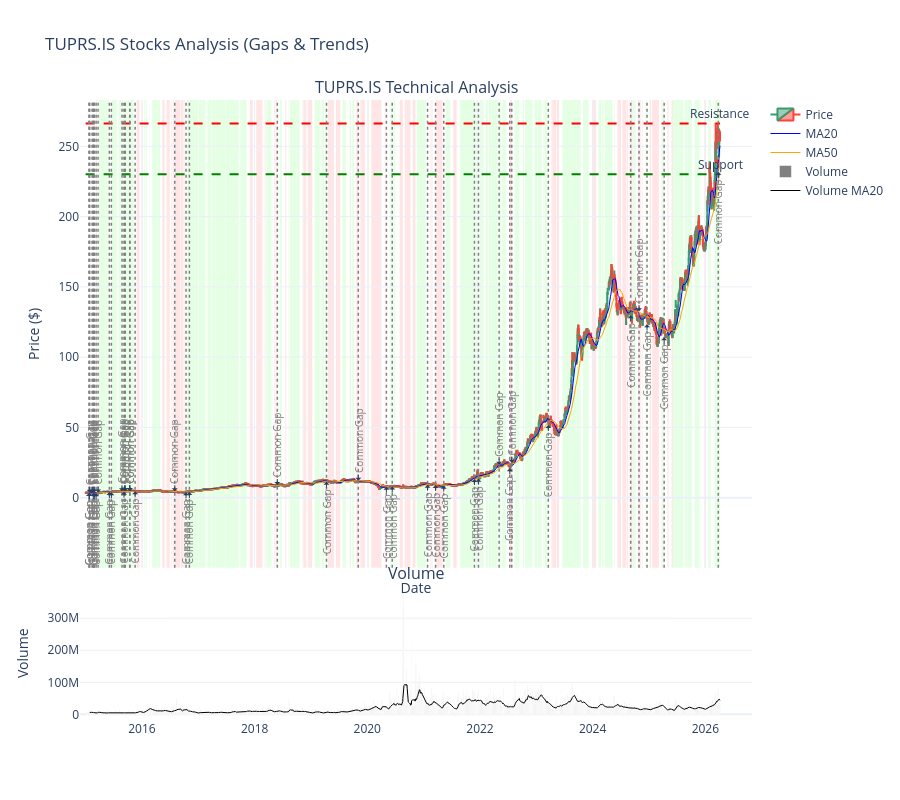

The notebook cell this image was saved under:
### Markdown cell above
## Son support ve resistance

### Code cell
import plotly.graph_objects as go
from plotly.subplots import make_subplots

# ==========================================
# GÖRSELLEŞTİRME (PLOTLY)
# ==========================================

print("\nGörselleştirme hazırlanıyor...")

# 1. Grafik Verisini Hazırla (Son dönem daha okunaklı olur)
plot_data_copy = data_copy.copy()  # Son 250 günü (yaklaşık 1 yıl) çizelim
# Eğer veri çoksa grafiği kasmaması için son kısmı seçmek iyidir.

# 2. Subplot oluştur (2 satır, 1 sütun: Üstte mumlar, altta hacim)
fig = make_subplots(rows=2, cols=1, shared_xaxes=True, 
                    vertical_spacing=0.03, subplot_titles=(f'{ticker} Technical Analysis', 'Volume'), 
                    row_width=[0.2, 0.7]) # Alt grafiği küçült


# --- A. ÜST GRAFİK (CANDLESTICK & GÖSTERGELER) ---

# Candlestick (Mum Grafiği)
fig.add_trace(go.Candlestick(x=plot_data_copy.index,
                open=plot_data_copy['Open'],
                high=plot_data_copy['High'],
                low=plot_data_copy['Low'],
                close=plot_data_copy['Close'],
                name='Price'), row=1, col=1)

# Hareketli Ortalamalar
fig.add_trace(go.Scatter(x=plot_data_copy.index, y=plot_data_copy['MA20'], name='MA20', line=dict(color='blue', width=1)), row=1, col=1)
fig.add_trace(go.Scatter(x=plot_data_copy.index, y=plot_data_copy['MA50'], name='MA50', line=dict(color='orange', width=1)), row=1, col=1)

# Support / Resistance Seviyeleri (Son günün değerlerini çizelim)
last_sup = plot_data_copy['rolling_support'].iloc[-1]
last_res = plot_data_copy['rolling_resistance'].iloc[-1]

fig.add_shape(type="line", x0=plot_data_copy.index[0], y0=last_sup, x1=plot_data_copy.index[-1], y1=last_sup,
            line=dict(color="green", width=2, dash="dash"), row=1, col=1)
fig.add_shape(type="line", x0=plot_data_copy.index[0], y0=last_res, x1=plot_data_copy.index[-1], y1=last_res,
            line=dict(color="red", width=2, dash="dash"), row=1, col=1)

# Destek/Direnç etiketlerini ekle
fig.add_annotation(x=plot_data_copy.index[-1], y=last_sup, text="Support", showarrow=False, yshift=10, row=1, col=1)
fig.add_annotation(x=plot_data_copy.index[-1], y=last_res, text="Resistance", showarrow=False, yshift=10, row=1, col=1)


# --- B. ARKA PLAN TREND RENKLENDİRMESİ ---

# Arka planı trend durumuna göre renklendirme (vrect)
current_trend = None
start_date = plot_data_copy.index[0]

for i in range(len(plot_data_copy)):
    date = plot_data_copy.index[i]
    trend = plot_data_copy['trend_short'].iloc[i]
    
    # Trend değiştiyse veya son barsak, bir önceki bölgeyi çiz
    if trend != current_trend or i == len(plot_data_copy) - 1:
        color = None
        if current_trend == 1: # Uptrend
            color = "rgba(0, 250, 0, 0.1)" # Çok açık yeşil
        elif current_trend == -1: # Downtrend
            color = "rgba(250, 0, 0, 0.1)" # Çok açık kırmızı
        
        # Renk varsa vrect ekle
        if color:
            fig.add_vrect(x0=start_date, x1=date, fillcolor=color, layer="below", line_width=0, row=1, col=1)
        
        # Yeni bölgeyi başlat
        start_date = date
        current_trend = trend


# --- C. GAPLERİ VURGULAMA VE ETİKETLEME ---

# Gap olan günleri filtrele
gaps_in_plot = plot_data_copy[plot_data_copy['is_gap'] & plot_data_copy['gap_type'].notna()]

# Gap tiplerine göre renkler
gap_colors = {
    "Common Gap": "gray",
    "Breakaway Gap": "blue",
    "Runaway Gap": "purple",
    "Exhaustion Gap": "orange"
}

for idx, gap in gaps_in_plot.iterrows():
    # Gap'in gerçekleştiği anı gösteren dikey çizgi
    gap_type = gap['gap_type']
    color = gap_colors.get(gap_type, "black") # Bilinmeyen tip olursa siyah yap
    
    fig.add_vline(x=idx, line_width=1.5, line_dash="dot", line_color=color, row=1, col=1)
    
    # Gap tipini yazan metin etiketi
    # Metni, gap yönüne göre mumun üstüne veya altına koy
    y_pos = gap['High'] * 1.02 if gap['gap_up'] else gap['Low'] * 0.98
    text_angle = -90 # Yazıyı dik yap
    
    fig.add_annotation(x=idx, y=y_pos, text=gap_type, showarrow=True, 
                        arrowhead=1, ax=0, ay=-40 if gap['gap_up'] else 40, # Ok yönü
                        font=dict(color=color, size=10), textangle=text_angle, row=1, col=1)


# --- D. ALT GRAFİK (HACİM) ---

# Hacim barları
fig.add_trace(go.Bar(x=plot_data_copy.index, y=plot_data_copy['Volume'], name='Volume', marker_color='gray'), row=2, col=1)
# Hacim MA
fig.add_trace(go.Scatter(x=plot_data_copy.index, y=plot_data_copy['VOL_MA20'], name='Volume MA20', line=dict(color='black', width=1)), row=2, col=1)


# --- E. GRAFİK AYARLARI ---

fig.update_layout(
    title=f'{ticker} Stocks Analysis (Gaps & Trends)',
    xaxis_title='Date',
    yaxis_title='Price',
    xaxis_rangeslider_visible=False, # Alttaki slider'ı kapat (subplot'ta çakışıyor)
    height=800, # Grafik yüksekliği
    template='plotly_white' # Temiz beyaz tema
)

# Y eksenlerini ayarla (üst grafik fiyat, alt grafik hacim)
fig.update_yaxes(title_text="Price ($)", row=1, col=1)
fig.update_yaxes(title_text="Volume", row=2, col=1)

# Grafiği göster
fig.show()

# İsteğe bağlı: Grafiği HTML dosyası olarak kaydet
# fig.write_html(f"{ticker}_gap_analizi.html")
# print(f"Grafik {ticker}_gap_analizi.html olarak kaydedildi.")
